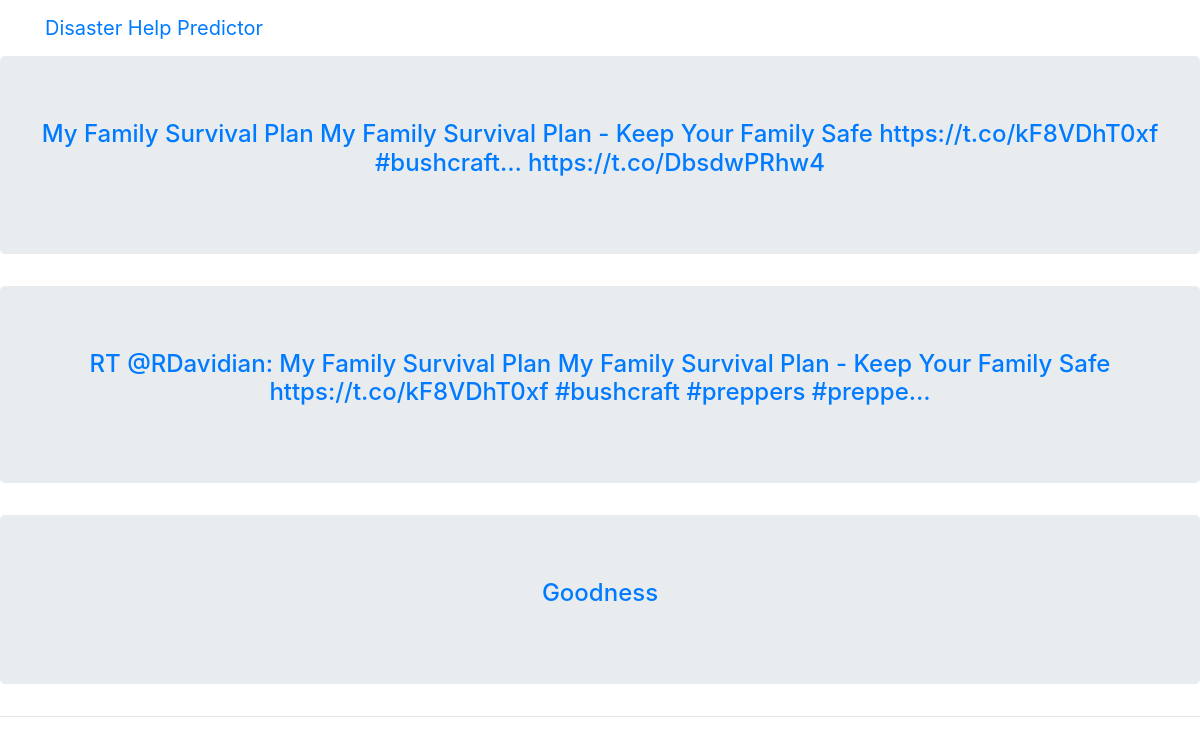
The app's page /blog/dclass/4 with its own data.
### blog/models/post.py (models this page shows, shortened)
class Post(models.Model):
    body = models.TextField()
    pub_date = models.DateTimeField('date published', auto_now_add=True)
    clss = models.IntegerField()
    location = models.TextField()

### blog/views/post_cls.py (the view)
# urls.py: path('dclass/<int:pk>', PostClassView.as_view(), name='post_clas'),
class PostClassView(generic.DetailView):
    model = Post
    template_name = 'blog/post_class.html'
    def get_context_data(self, **kwargs):
        context = super().get_context_data(**kwargs)
        context['posts'] = Post.objects.filter(clss=self.kwargs['pk'])
        context['classes'] = classes
        return context

### blog/templates/blog/post_class.html
{% extends "blog/base.html" %}
{% block content %}
      <div class="row-center">
        <div class="col-xs-12">
          {% for post in posts %}
          <div class="jumbotron my-6">
            <h4 class="card-title" style="text-align: center;"><a href="{% url 'blog:post' post.pk %}">{{ post.body }}</a></h4>
              </div>
            {% endfor %}
            </div>
          </div>
{% endblock content %}

### blog/static/blog/main.css (style rules this page uses)
a { transition: all .2s; }

### records on screen
Post: body "My Family Survival Plan My Family Survival Plan - Keep Your Family Safe https://t.co/kF8VDhT0xf #bushcraft… https://t.co/DbsdwPRhw4"
Post: body "RT @RDavidian: My Family Survival Plan My Family Survival Plan - Keep Your Family Safe https://t.co/kF8VDhT0xf #bushcraft #preppers #preppe…"
Post: body "Goodness"
